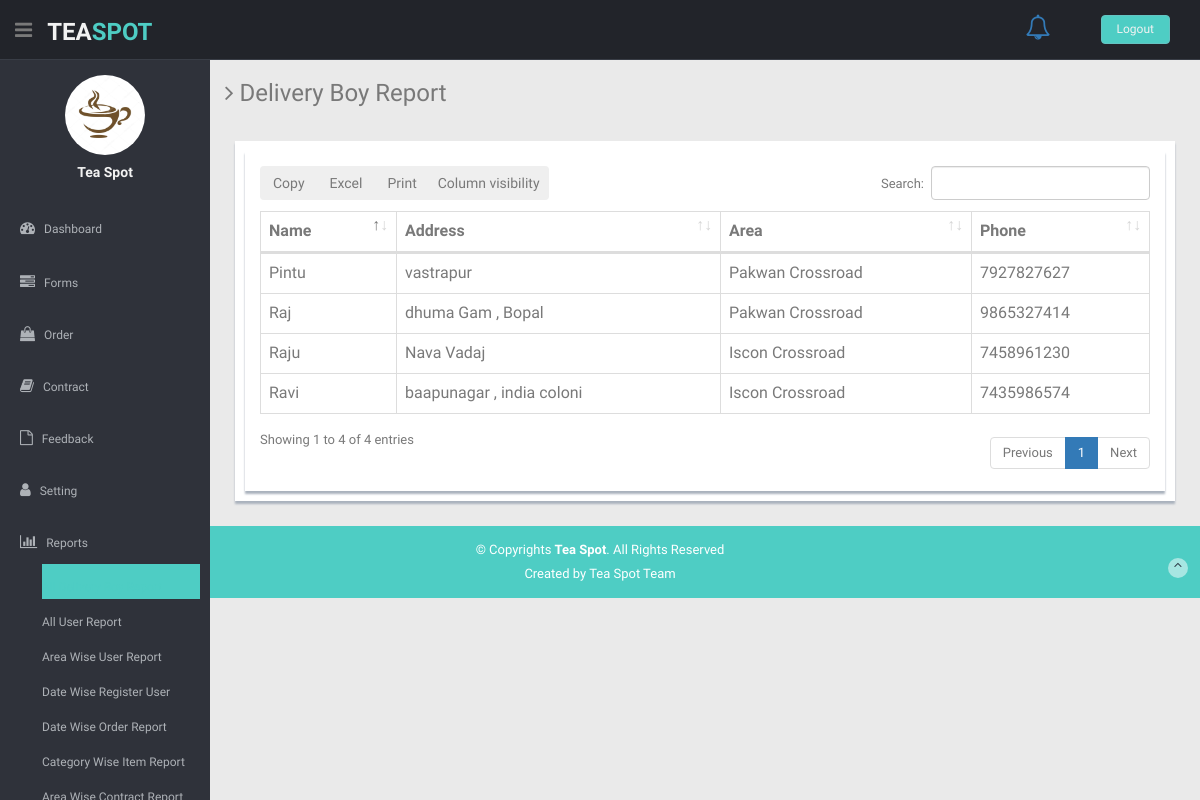
The app's page /adminpanel/report1.php with its own data.
### tables this page shows
CREATE TABLE `deliveryboy` (
  `Deliveryboy_id` int(10) NOT NULL,
  `Name` varchar(30) NOT NULL,
  `Address` varchar(100) NOT NULL,
  `Area_id` int(10) NOT NULL,
  `Phone` varchar(10) NOT NULL,
  `Photo` varchar(100) NOT NULL
);

CREATE TABLE `area` (
  `Area_id` int(10) NOT NULL,
  `Area_Name` varchar(30) NOT NULL
);

### adminpanel/report1.php (the view, shortened to what this page needs)
<script src="https://ajax.googleapis.com/ajax/libs/jquery/3.3.1/jquery.min.js"></script><?php include("header.php");?>
    <section id="main-content">
      <section class="wrapper">
        <h3><i class="fa fa-angle-right"></i> Delivery Boy Report</h3>
        <div class="row mt">
          <div class="col-lg-12">
            <div class="form-panel">
<?php
$cn=new PDO("mysql:dbname=tea spot","root","");
$rs=$cn->query("select *From deliveryboy d,area a where d.Area_id=a.Area_id");
?>
<div class="content-panel">
            <div class="card-body">
              <div class="table-responsive">
              <table id="example" class="table table-bordered">
           <thead>
            <tr>
                <th>Name</th>
				<th>Address</th>
				<th>Area</th>
				<th>Phone</th>
                 </tr>
        </thead>
     <tbody>
<?php
while($rd=$rs->fetch())
{
	?>
<tr>
<td><?php echo $rd["Name"];?></td>
<td><?php echo $rd["Address"];?></td>
<td><?php echo $rd["Area_Name"];?></td>
<td><?php echo $rd["Phone"];?></td>
</tr>
<?php
}
?>
                                </tbody>
                          </table>
                      </div>
                 </div>
            </div>
		</div>
  </div>
     </section>
</section>
<?php include("footer_report.php");?>

### adminpanel/css/style.css (style rules this page uses)
body { color: #797979; background: #eaeaea; font-family: 'Ruda', sans-serif; padding: 0px !important; margin: 0px !important; font-size:13px; }
.mt { margin-top: 25px; }
#main-content { margin-left: 210px; }
.wrapper { display: inline-block; margin-top: 60px; padding-left: 15px; padding-right: 15px; padding-bottom: 15px; padding-top: 0px; width: 100%; }
.content-panel { background: #ffffff; box-shadow: 0px 3px 2px #aab2bd; padding-top: 15px; padding-bottom: 5px; }
.form-panel { background: #ffffff; margin: 10px; padding: 10px; box-shadow: 0px 3px 2px #aab2bd; text-align: left; }

### records on screen
deliveryboy: Name "Raju", Address "Nava Vadaj", Area.Area_Name "Iscon Crossroad", Phone "7458961230"
deliveryboy: Name "Ravi", Address "baapunagar , india coloni", Area.Area_Name "Iscon Crossroad", Phone "7435986574"
deliveryboy: Name "Raj", Address "dhuma Gam , Bopal", Area.Area_Name "Pakwan Crossroad", Phone "9865327414"
deliveryboy: Name "Pintu", Address "vastrapur", Area.Area_Name "Pakwan Crossroad", Phone "7927827627"
